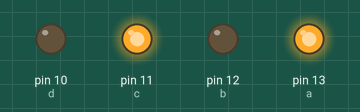
This sketch was run on a simulated Arduino Uno, built with avr-gcc and run on an emulated ATmega328P. Parts: output pins drawn as LEDs (lit = HIGH). The local clock reads 2024-03-15 10:24:30 at power-on unless the sketch sets it; what the sketch prints to the serial monitor is not drawn.

Above: at 0.1 s.
Timing chart, 0 to 1.6 s (numbered marks = the images above):
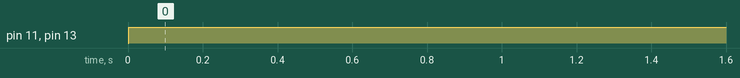

Measured:
- by itself, pin 11 (c), pin 13 (a): LOW → HIGH at 0.00 s

The sketch:

Automation.ino
```cpp
//pins for arrays serial.read()
#include <RTClib.h>
RTC_DS1307 rtc;


const int a=13;
const int b=12;
const int c=11;
const int d=10;
int moda=LOW;
int modb=LOW;
int modc=LOW;
int modd=LOW;
//int currentt=1;

//arrays to hold values of working modes and data for relays
// 1. order mode=0,1,2,3 0- On/OFF switch 1- Time based periodic, 2- Use sensor(temp), 3- selected time period
// 2. if mode==0 0- switch it off 1 switch it on
// 2. if mode==1 start time in hhmm order
// 2. if mode==2 what should do right now turned on or off? 1-on 0-off
// 2. if mode==3 we will give current time and add the selected time duration
// 3. start time in hhmm 24hour (only for mode 2)
// 4. off time in hhmm 24hour   (only for mode 2)

int ar[4]={0,1,0,0};
int br[4]={1,1323,1324,0};
int cr[4]={0,1,0,0};
int dr[4]={0,0,0,0};

//const int tso={27,15};  // this is the temparetre to auto on and off **update we dont need an extra space to store 2 const

int reading={33}; // Read from sensor current temprature

int blu[5]={0,0,1,0,0};  // pin , mode , on/off/start time, turn off time  This will be reciving from the blutooth module.

int currenttime=1200;  // current time read by the RTC module is 11:33 AM , need to implimaent a function for it.

int myrelayind(int ric[4]){ // this will analyis the array to get the right output mode we give ric=ar,br,cr,dr to this.

  if (ric[0]==0){  //if mode is 0 mode

    if (ric[1]==1){
      return HIGH;
      }
      else{
        return LOW;
        }
  }
  else if (ric[0]==1){ /// periodic mode
    Serial.println("In periodic");
    if (currenttime>=ric[1] and currenttime<=ric[2]){
      //Serial.println("make it high");
      return HIGH;

    }
    else{
      Serial.println("dafuq");
      return LOW;
    }
    }
  else if (ric[0]==2){  ///sensor mode
    if(reading>27){
      return HIGH;
    }
    else if (reading<15){
      return LOW;
    }
  }
  else{  //// limited time mode
    if(currenttime>=ric[1]){
      return HIGH;
    }
    else{
      return LOW;

    }
  }
  }
// we can reduce this code becosue the outstat is originaly 0, so no need else statments to make it 0 1% usage on chip though
int updateRelay(int blu_data[5]){ // take blutooth data and create a sliced array (do not know a better way to slice) output
  int emp_ar[4];                  // will replace current array data accoring to blu_data[0] which is actually blu[]
  emp_ar[0]=blu_data[1];
  emp_ar[1]=blu_data[2];
  emp_ar[2]=blu_data[3];
  emp_ar[3]=blu_data[4];
  return emp_ar;
}


void setup() {
  // put your setup code here, to run once:
  pinMode(a,OUTPUT);
  pinMode(b,OUTPUT);
  pinMode(c,OUTPUT);
  pinMode(d,OUTPUT);
  Serial.begin(9600);
// add blutooth, RTC, temp sensor input pins and the display output

}

// find a way to trigger updateRelay function when an update from blutooth module come,, will waste inside loop
// define a clock function to read from clock or someting as well as one for temp sensor
void loop() {
  DateTime now = rtc.now();

  currenttime=(now.hour()*100)+(now.minute());
  Serial.println(currenttime);


// Serial.print(now.hour(), DEC);
//  Serial.print(':');
//  Serial.print(now.minute(), DEC);
//  Serial.print(':');
//  Serial.print(now.second(), DEC);
//  Serial.println();
  moda=myrelayind(ar);
  modb=myrelayind(br);
  modc=myrelayind(cr);
  modd=myrelayind(dr);
  digitalWrite(a,moda);//myrelayind(ar));
  digitalWrite(b,modb);
  digitalWrite(c,modc);
  digitalWrite(d,modd);
  delay(1000);// we can use 1 minute but some where around 30-20 seconds is acceptable
}
```
